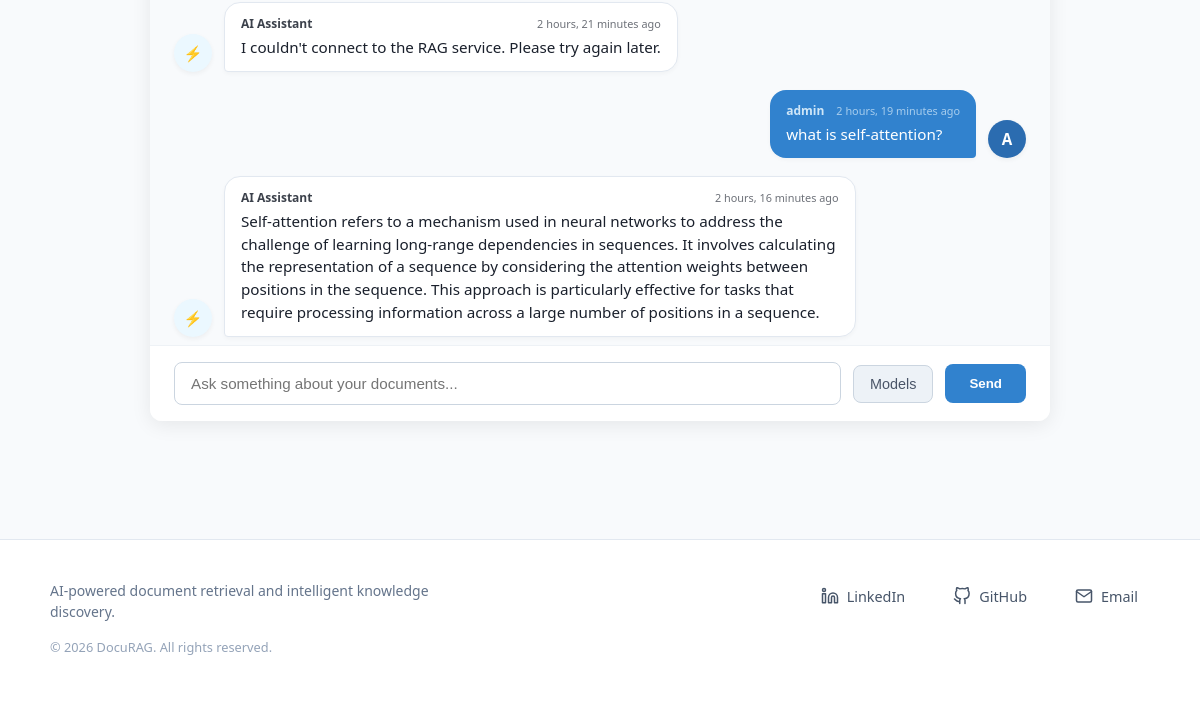
The app's page /chatbot/20/conversation (signed in, lower part), older data.
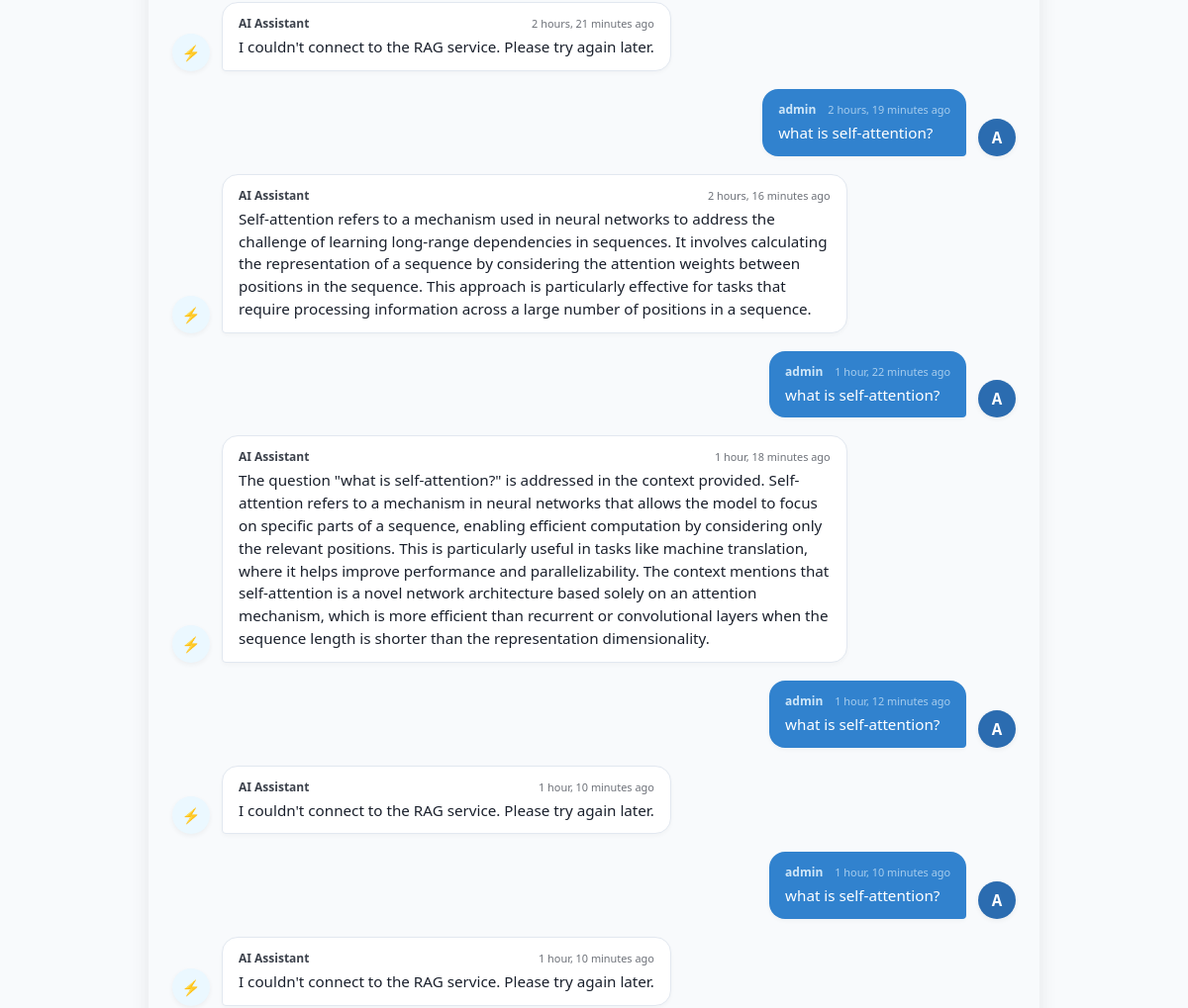
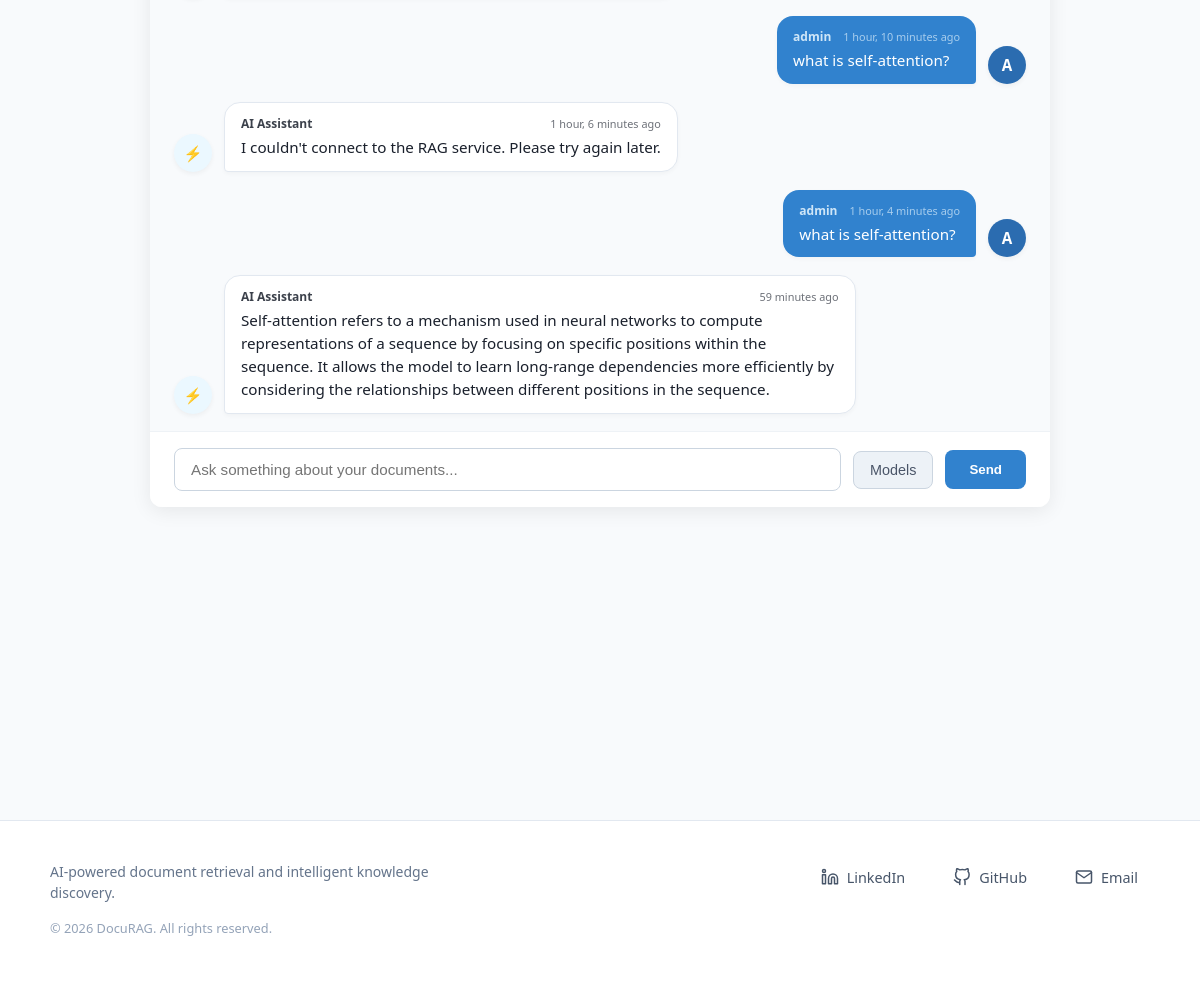
The same page, newer data (2 pictures, top to bottom).
### chatbot/models.py (models this page shows)
class Message(models.Model):
    owner = models.ForeignKey(User, on_delete=models.CASCADE)
    body = models.TextField()
    created_at = models.DateTimeField(auto_now_add=True)
    class Meta:
            ordering = ["created_at"]

### user_auth/models.py (models this page shows)
class User(AbstractUser):
    email = models.EmailField(unique=True)
    username = models.CharField(max_length=255, unique=True)
    role = models.ForeignKey(UserRole, on_delete=models.SET_NULL,
                             null=True,
                             related_name="users")

### chatbot/views.py (the view, shortened to what this page needs)
# urls.py: path('chatbot', views.converstaions_view, name="conversations"),
@login_required(login_url='login')
def chatbot(request, pk):
    if LoadingBase.objects.filter(user=request.user).exists():
        data = LoadingBase.objects.get(user=request.user)
        conversation = Conversation.objects.get(room__user=request.user, pk=pk)
        upload_dir = Path(settings.UPLOAD_DIR)
        files_path = []
        for file in data.files.all():
            file_path = upload_dir / file.file_path
            files_path.append(str(file_path))
        if not files_path:
            return redirect('add-file')
        context = {'conversations': conversation.conversations.all()}
        return render(request, "chatbot.html", context)
    return redirect('add-file')

### chatbot/templates/chatbot.html (shortened to what this page needs)
{% extends 'main.html' %}
{% load static %}
{% block extra_css %}
    <link rel="stylesheet" href="{% static 'chatbot/chat.css' %}">
{% endblock %}
{% block content %}
<div class="chat-container">
    <div class="chat-messages">
        {% for message in conversations %}
            {% if message.owner.role.name == 'assistant' %}
                <div class="msg-row msg-ai">
                    <div class="msg-avatar">⚡</div>
                    <div class="msg-bubble">
                        <div class="msg-sender">
                            <span class="sender-name">AI Assistant</span>
                            <span class="msg-time">{{ message.created_at|timesince }} ago</span>
                        </div>
                        <div class="msg-text">{{ message.body }}</div>
                    </div>
                </div>
            {% else %}
                <div class="msg-row msg-user">
                    <div class="msg-bubble">
                        <div class="msg-sender">
                            <span class="sender-name">{{ message.owner.username }}</span>
                            <span class="msg-time">{{ message.created_at|timesince }} ago</span>
                        </div>
                        <div class="msg-text">{{ message.body }}</div>
                    </div>
                    <div class="msg-avatar">{{ message.owner.username|first|upper }}</div>
                </div>
            {% endif %}
        {% empty %}
            <div class="chat-empty-state">
                <div class="empty-icon">💡</div>
                <h3>Ask a question about your files</h3>
                <p>Type your query below to search and generate responses based on your uploaded documents.</p>
            </div>
        {% endfor %}
    </div>
    <div class="chat-input-wrapper">
        <form method="post" class="chat-form">
            <input
                type="text"
                name="query"
                placeholder="Ask something about your documents..."
                autocomplete="off"
                class="chat-input"
            >
            <div class="model-selector-container">
                <button type="button" id="models_button" class="model-trigger-btn">Models</button>
            </div>
            <button type="submit" class="btn-chat-send">Send</button>
        </form>
    </div>
</div>
{% endblock %}

### templates/main.html (shortened to what this page needs)
<!DOCTYPE html>
<html lang="en">
<head>
    {% load static %}
    <link rel="stylesheet" href="{% static 'core/base.css' %}">
    {% block extra_css %}{% endblock %}
</head>
<body>
    <main class="main-wrapper">
        {% block content %}
        {% endblock %}
    </main>
    {% include 'footer.html' %}
</body>
</html>

### templates/footer.html (shortened to what this page needs)
<footer class="footer">
    <div class="footer-container">
        <div class="footer-brand">
            <p class="footer-tagline">
                AI-powered document retrieval and intelligent knowledge discovery.
            </p>
            <p class="footer-copyright">
                &copy; {% now "Y" %} DocuRAG. All rights reserved.
            </p>
        </div>
        <div class="footer-links">
            <a href="https://www.linkedin.com/in/mohamed-kirate" target="_blank" rel="noopener noreferrer" class="footer-link">
                <span>LinkedIn</span>
            </a>
            <a href="https://github.com/MohamedKirate-hub" target="_blank" rel="noopener noreferrer" class="footer-link">
                <span>GitHub</span>
            </a>
            <a href="mailto:med.kirate@gmail.com" class="footer-link">
                <span>Email</span>
            </a>
        </div>
    </div>
</footer>

### static/core/base.css (style rules this page uses)
:root { --bg-main: #f8fafc; --bg-surface: #ffffff; --bg-input: #f1f5f9; --border-color: #e2e8f0; --accent-primary: #4f46e5; --accent-primary-hover: #4338ca; --accent-secondary: #0891b2; --accent-glow: rgba(79, 70, 229, 0.12); --text-main: #0f172a; --text-muted: #64748b; --danger-color: #dc2626; }
*, *::before, *::after { box-sizing: border-box; }
body { margin: 0; padding: 0; background-color: var(--bg-main); color: var(--text-main); font-family: system-ui, -apple-system, BlinkMacSystemFont, 'Segoe UI', Roboto, sans-serif; min-height: 100vh; display: flex; flex-direction: column; }
.main-wrapper { flex: 1; display: flex; flex-direction: column; width: 100%; }
.footer { width: 100%; background-color: #ffffff; border-top: 1px solid #e2e8f0; padding: 2.5rem 1.5rem; margin-top: auto; box-sizing: border-box; }
.footer-container { max-width: 1100px; margin: 0 auto; display: flex; justify-content: space-between; align-items: flex-start; gap: 2rem; flex-wrap: wrap; }
.footer-brand { display: flex; flex-direction: column; gap: 0.5rem; max-width: 380px; }
.footer-tagline { font-size: 0.875rem; color: #64748b; line-height: 1.5; margin: 0; }
.footer-copyright { font-size: 0.8rem; color: #94a3b8; margin-top: 0.5rem; }
.footer-links { display: flex; align-items: center; gap: 1.5rem; flex-wrap: wrap; }
.footer-link { display: inline-flex; align-items: center; gap: 0.5rem; color: #475569; text-decoration: none; font-size: 0.9rem; font-weight: 500; padding: 0.4rem 0.75rem; border-radius: 6px; transition: all 0.2s ease; }
.footer-icon { flex-shrink: 0; transition: transform 0.2s ease; }

### static/chatbot/chat.css (style rules this page uses)
.chat-container { display: flex; flex-direction: column; height: 85vh; max-width: 900px; margin: 0 auto; background: #ffffff; border-radius: 12px; box-shadow: 0 4px 20px rgba(0, 0, 0, 0.08); overflow: hidden; }
.chat-messages { flex: 1; overflow-y: auto; padding: 24px; display: flex; flex-direction: column; gap: 18px; background-color: #f8fafc; }
.msg-row { display: flex; align-items: flex-end; gap: 12px; max-width: 80%; }
.msg-ai { align-self: flex-start; }
.msg-ai .msg-bubble { background: #ffffff; color: #1a202c; border: 1px solid #e2e8f0; border-bottom-left-radius: 4px; }
.msg-user { align-self: flex-end !important; flex-direction: row !important; }
.msg-user .msg-bubble { background: #3182ce; color: #ffffff; border-bottom-right-radius: 4px; }
.msg-user .msg-sender { color: #ebf8ff; text-align: right; }
.msg-avatar { width: 38px; height: 38px; border-radius: 50%; background: #edf2f7; color: #2d3748; display: flex; align-items: center; justify-content: center; font-weight: 600; font-size: 0.95rem; flex-shrink: 0; box-shadow: 0 2px 5px rgba(0,0,0,0.05); }
.msg-ai .msg-avatar { background: #ebf8ff; color: #3182ce; }
.msg-user .msg-avatar { background: #2b6cb0; color: #ffffff; }
.msg-bubble { padding: 12px 16px; border-radius: 16px; box-shadow: 0 2px 4px rgba(0,0,0,0.03); word-break: break-word; }
.msg-sender { font-size: 0.75rem; font-weight: 600; margin-bottom: 4px; opacity: 0.85; }
.msg-text { font-size: 0.95rem; line-height: 1.5; }
.chat-input-wrapper { padding: 16px 24px; background: #ffffff; border-top: 1px solid #eef2f6; }
.chat-form { display: flex; gap: 12px; align-items: center; position: relative; }
.chat-input { flex: 1; padding: 12px 16px; border: 1px solid #cbd5e0; border-radius: 8px; font-size: 0.95rem; outline: none; transition: border-color 0.2s; }
.model-selector-container { position: relative; }
.model-trigger-btn { padding: 10px 16px; background: #edf2f7; color: #4a5568; border: 1px solid #cbd5e0; border-radius: 8px; font-size: 0.9rem; font-weight: 500; cursor: pointer; transition: background 0.2s, border-color 0.2s; white-space: nowrap; }
.btn-chat-send { padding: 12px 24px; background: #3182ce; color: #ffffff; border: none; border-radius: 8px; font-weight: 600; cursor: pointer; transition: background 0.2s; }
.msg-sender { display: flex !important; justify-content: space-between !important; align-items: center !important; width: 100%; font-size: 0.75rem; font-weight: 600; margin-bottom: 4px; opacity: 0.85; }
.msg-user .msg-sender { color: #ebf8ff; text-align: left; }
.msg-time { font-size: 0.68rem !important; font-weight: 400 !important; opacity: 0.75 !important; white-space: nowrap; margin-left: 12px; }

Row changes from the older to the newer data that the page shows:
added Message: owner.username "admin", created_at "1 hour, 22 minutes", body "what is self-attention?", owner.username|first "A"
added Message: created_at "1 hour, 18 minutes", body "The question \"what is self-attention?\" is addressed in the context provided. Self-attention refers to a mechanism in neural networks that allows the model to focus on specific parts of a sequence, enabling efficient computation by considering only the relevant positions. This is particularly useful in tasks like machine translation, where it helps improve performance and parallelizability. The context mentions that self-attention is a novel network architecture based solely on an attention mechanism, which is more efficient than recurrent or convolutional layers when the sequence length is shorter than the representation dimensionality."
added Message: owner.username "admin", created_at "1 hour, 12 minutes", body "what is self-attention?", owner.username|first "A"
added Message: created_at "1 hour, 10 minutes", body "I couldn't connect to the RAG service. Please try again later."
added Message: owner.username "admin", created_at "1 hour, 10 minutes", body "what is self-attention?", owner.username|first "A"
added Message: created_at "1 hour, 10 minutes", body "I couldn't connect to the RAG service. Please try again later."
added Message: owner.username "admin", created_at "1 hour, 10 minutes", body "what is self-attention?", owner.username|first "A"
added Message: created_at "1 hour, 6 minutes", body "I couldn't connect to the RAG service. Please try again later."
added Message: owner.username "admin", created_at "1 hour, 4 minutes", body "what is self-attention?", owner.username|first "A"
added Message: created_at "59 minutes", body "Self-attention refers to a mechanism used in neural networks to compute representations of a sequence by focusing on specific positions within the sequence. It allows the model to learn long-range dependencies more efficiently by considering the relationships between different positions in the sequence."
